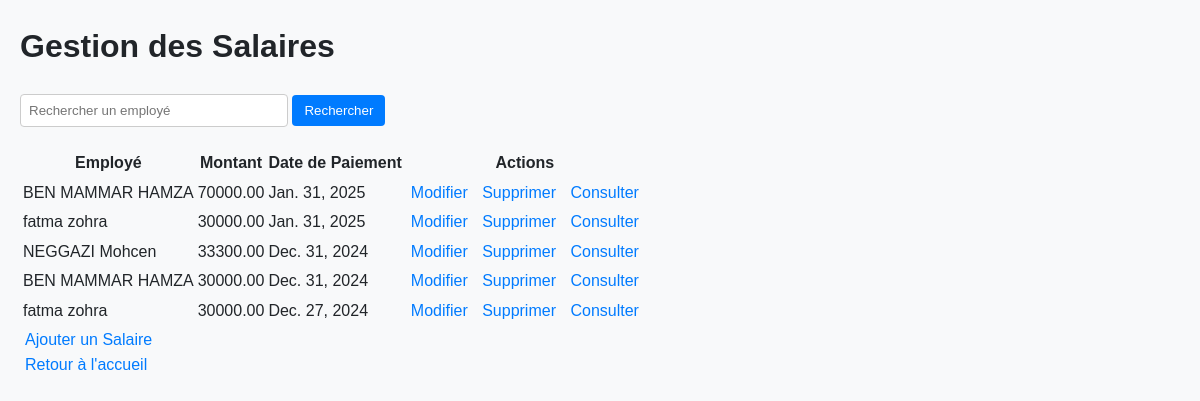
The app's page /salaires/, older data.
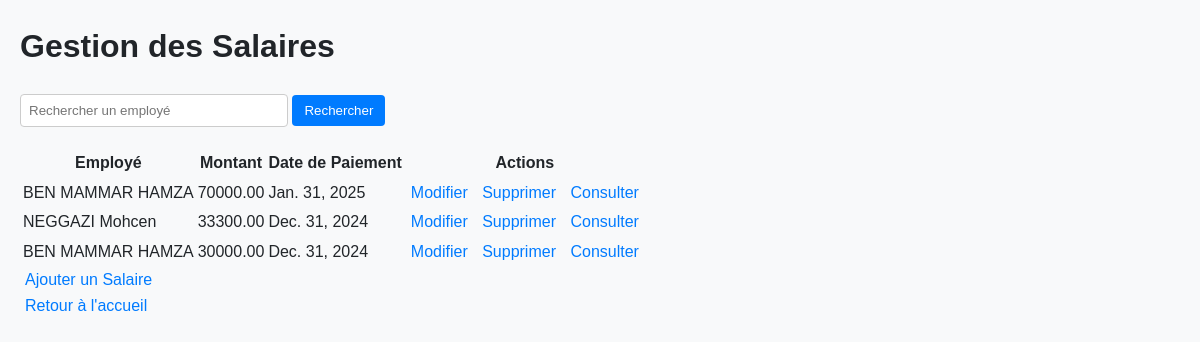
The same page, newer data.
### app1/models.py (models this page shows, shortened)
class Salaire(models.Model):
    employe = models.ForeignKey(Employe, on_delete=models.CASCADE, verbose_name="Employé")
    montant = models.DecimalField(max_digits=10, decimal_places=2, verbose_name="Montant", editable=False)
    date_paiement = models.DateField(verbose_name="Date de paiement")
    class Meta:
        verbose_name = "Salaire"
        verbose_name_plural = "Salaires"
        ordering = ['-date_paiement']
        constraints = [
            models.UniqueConstraint(
                fields=['employe', 'date_paiement'],
                name='unique_salaire_par_mois'
            )
        ]

class Employe(models.Model):
    HOMME = 'H'
    FEMME = 'F'
    SEXE_CHOICES = [
        (HOMME, 'Homme'),
        (FEMME, 'Femme'),
    ]
    nom = models.CharField(max_length=100, verbose_name="Nom")
    prenom = models.CharField(max_length=100, verbose_name="Prénom")
    date_naissance = models.DateField(verbose_name="Date de naissance")
    date_embauche = models.DateField(verbose_name="Date d'embauche")
    adresse = models.TextField(verbose_name="Adresse")
    service = models.ForeignKey(
        'Service',
        on_delete=models.SET_NULL,
        null=True,
        blank=True,
        verbose_name="Service"
    )
    competences = models.TextField(verbose_name="Compétences", blank=True)
    historique_professionnel = models.TextField(verbose_name="Historique professionnel", blank=True)
    sexe = models.CharField(
        max_length=1,
        choices=SEXE_CHOICES,
        verbose_name="Sexe",
        default=HOMME,  # Par défaut, l'employé est masculin
    )
    class Meta:
        verbose_name = "Employé"
        verbose_name_plural = "Employés"
        ordering = ['nom', 'prenom']  # Tri par nom puis prénom

### app1/views/salaire_views.py (the view)
# urls.py: path('salaires/', salaire_views.gestion_salaire, name='gestion_salaire'),
def gestion_salaire(request):
    employes = Employe.objects.all()
    salaires = Salaire.objects.select_related('employe').all()
    if 'search' in request.GET:
        search_query = request.GET['search']
        salaires = salaires.filter(employe__nom__icontains=search_query)
    context = {
        'employes': employes,
        'salaires': salaires,
    }
    return render(request, 'salaire_templates/gestion_salaire.html', context)

### app1/templates/salaire_templates/gestion_salaire.html (shortened to what this page needs)
{% load static %}
<!DOCTYPE html>
<html lang="en">
  <head>
    <link rel="stylesheet" href="{% static 'css/style.css' %}" />
  </head>
  <body>
    <h1>Gestion des Salaires</h1>
    <form method="get" action="">
      <input
        type="text"
        name="q"
        placeholder="Rechercher un employé"
        value="{{ query }}"
      />
      <button type="submit">Rechercher</button>
    </form>
    <table>
      <thead>
        <tr>
          <th>Employé</th>
          <th>Montant</th>
          <th>Date de Paiement</th>
          <th>Actions</th>
        </tr>
      </thead>
      <tbody>
        {% for salaire in salaires %}
        <tr>
          <td>{{ salaire.employe.nom }} {{ salaire.employe.prenom }}</td>
          <td>{{ salaire.montant }}</td>
          <td>{{ salaire.date_paiement }}</td>
          <td>
            <a href="{% url 'modifier_salaire' salaire.id %}">Modifier</a>
            <a href="{% url 'supprimer_salaire' salaire.id %}">Supprimer</a>
            <a href="{% url 'consulter_salaire' salaire.pk %}">Consulter</a>
          </td>
        </tr>
        {% endfor %}
      </tbody>
    </table>
    <a href="{% url 'ajouter_salaire' %}">Ajouter un Salaire</a>
    <div>
      <a href="{% url 'accueil' %}">Retour à l'accueil</a>
    </div>
  </body>
</html>

### app1/static/css/style.css (style rules this page uses)
body { font-family: Arial, sans-serif; margin: 0; padding: 0; background-color: #f8f9fa; color: #212529; }
body { font-family: Arial, sans-serif; margin: 20px; line-height: 1.6; }
a { color: #007BFF; text-decoration: none; margin: 0 5px; }
form { margin-bottom: 20px; }
form input[type="text"] { padding: 8px; width: 250px; border: 1px solid #ccc; border-radius: 4px; }
form button { padding: 8px 12px; background-color: #007BFF; color: white; border: none; border-radius: 4px; cursor: pointer; }

Row changes from the older to the newer data that the page shows:
removed Salaire: employe.nom "fatma", employe.prenom "zohra", montant "30000.00", date_paiement "Jan. 31, 2025"
removed Salaire: employe.nom "fatma", employe.prenom "zohra", montant "30000.00", date_paiement "Dec. 27, 2024"
